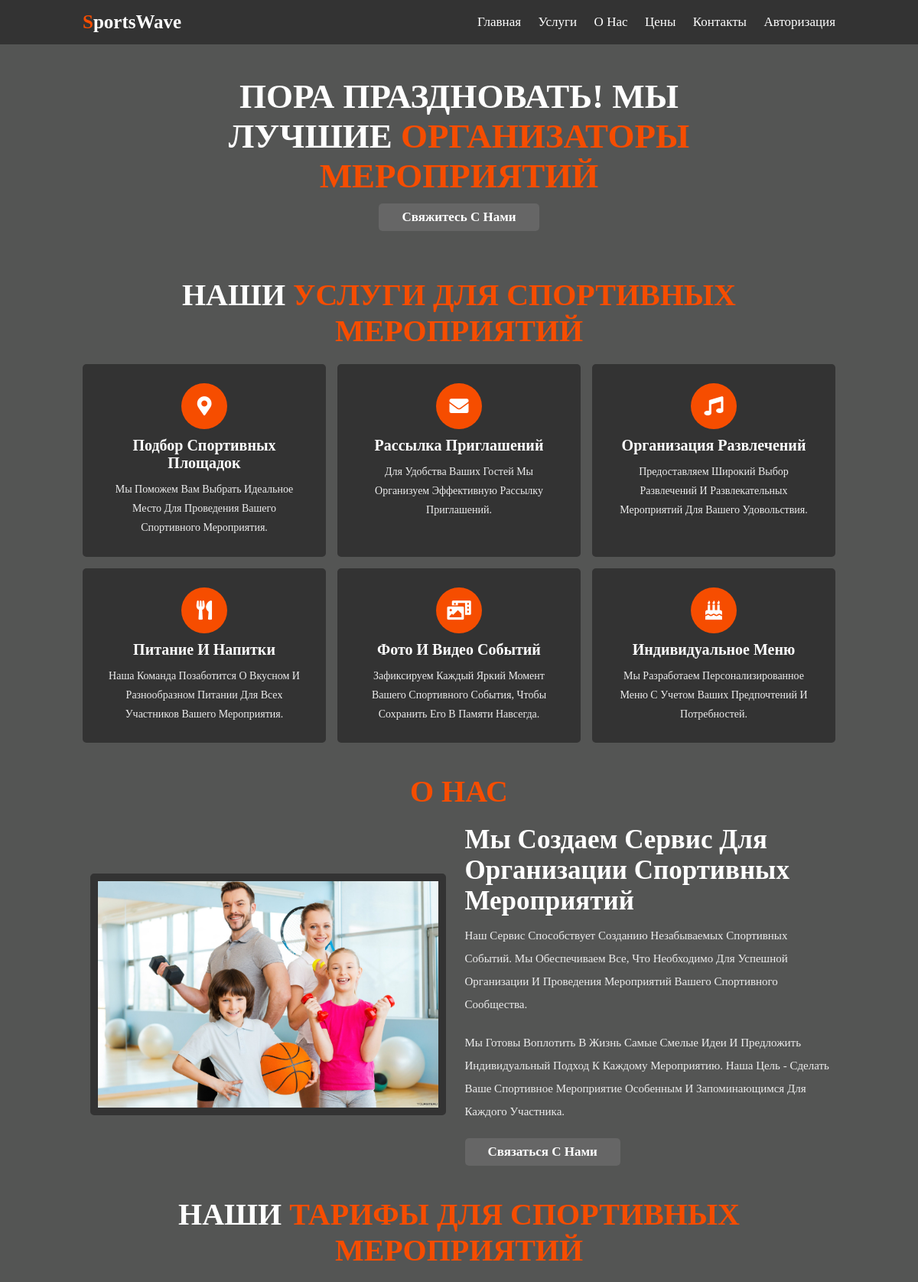
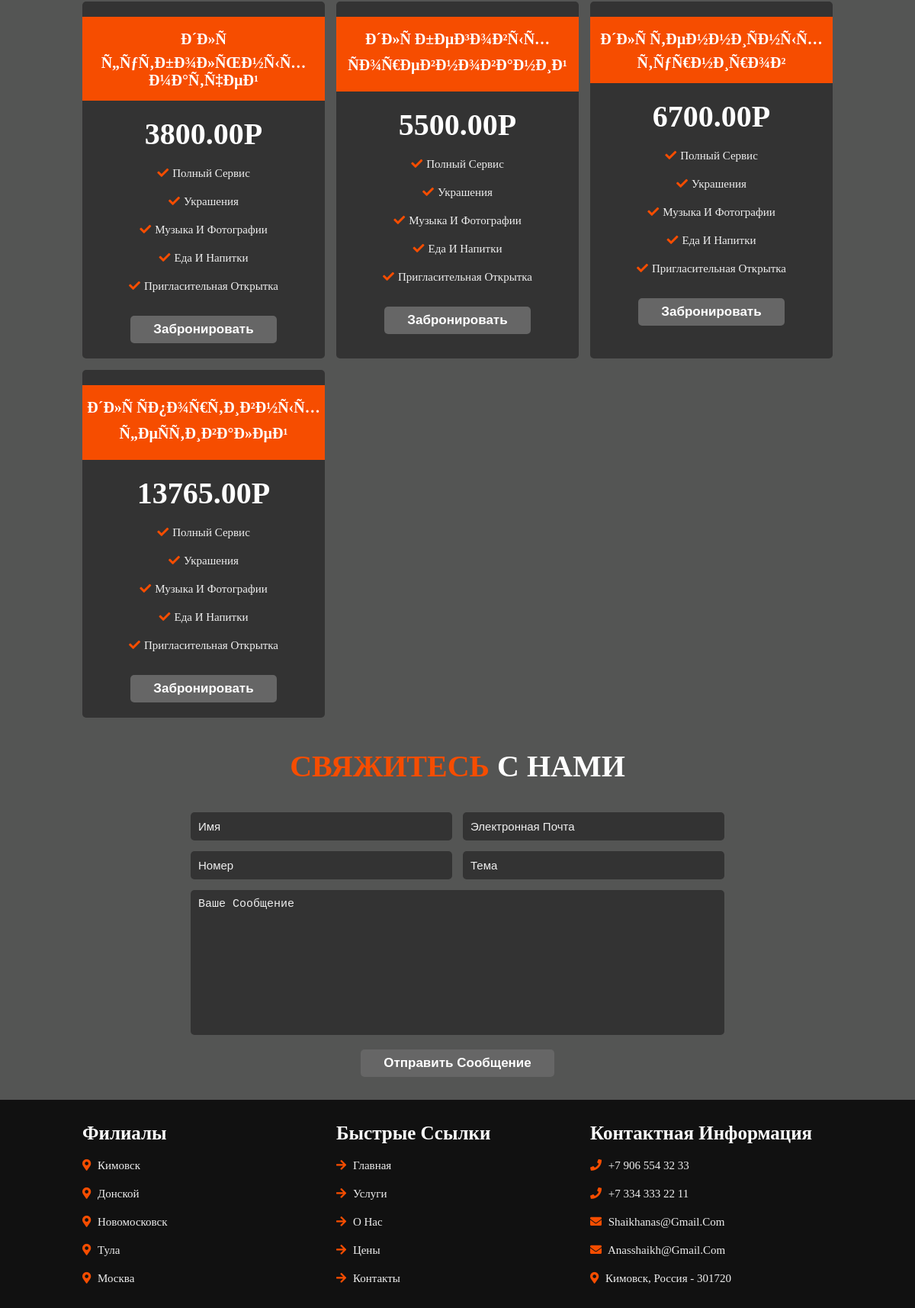
The page / (upper part) on the database its author committed (2 pictures, top to bottom).
### tables this page shows
CREATE TABLE `tariffs` (
  `id` int(11) NOT NULL,
  `event_type` varchar(255) DEFAULT NULL,
  `amount` decimal(10,2) DEFAULT NULL
);

### assets/pages/tools/price.php (the view, shortened to what this page needs)
<?php
include 'assets/pages/system_files/db_connect.php';
$query = "SELECT * FROM tariffs";
$result = mysqli_query($conn, $query);
?>
<section class="price" id="price">
    <h1 class="heading">Наши <span>тарифы для спортивных мероприятий</span></h1>
    <div class="box-container">
        <?php
        if (mysqli_num_rows($result) > 0) {
            while ($row = mysqli_fetch_assoc($result)) {
                echo '<div class="box">';
                echo '<h3 class="title">' . $row['event_type'] . '</h3>';
                echo '<h3 class="amount">' . $row['amount'] . 'Р</h3>';
                echo '<ul>';
                echo '<li><i class="fas fa-check"></i>Полный сервис</li>';
                echo '<li><i class="fas fa-check"></i>Украшения</li>';
                echo '<li><i class="fas fa-check"></i>Музыка и фотографии</li>';
                echo '<li><i class="fas fa-check"></i>Еда и напитки</li>';
                echo '<li><i class="fas fa-check"></i>Пригласительная открытка</li>';
                echo '</ul>';
                echo '<form method="POST" class="order-form">';
                echo '<button type="submit" class="btn order-btn">Забронировать</button>';
                echo '</form>';
                echo '</div>';
            }
        } else {
            echo "<p>Нет доступных тарифов.</p>";
        }
        ?>
    </div>
</section>

### assets/css/index/index.css (style rules this page uses)
:root { --main-color: #f64d00; }
* { margin:0; padding:0; box-sizing: border-box; outline: none; border:none; text-decoration: none; text-transform: capitalize; transition: .2s linear; }
html { font-size: 62.5%; overflow-x: hidden; scroll-padding-top: 7rem; scroll-behavior: smooth; }
body { background: rgb(84 85 84); }
section { padding:2rem 9%; }
.heading { text-align: center; padding-bottom: 2rem; color:#fff; text-transform: uppercase; font-size: 4rem; }
.heading span { color:var(--main-color); text-transform: uppercase; }
.btn { margin-top: 1rem; display: inline-block; padding:.8rem 3rem; font-size: 1.7rem; border-radius: .5rem; background: #666; color:#fff; cursor: pointer; font-weight: 600; }
.price .box-container { display: grid; grid-template-columns: repeat(auto-fit, minmax(25rem, 1fr)); gap:1.5rem; }
.price .box-container .box { padding:2rem 0; background:#333; border-radius: .5rem; text-align: center; }
.price .box-container .box .title { background:var(--main-color); color:#fff; padding:1.5rem 0; font-size: 2rem; }
.price .box-container .box .amount { color:#fff; padding-top: 2rem; font-size: 4rem; }
.price .box-container .box ul { list-style-type: none; padding:1rem 0; }
.price .box-container .box ul li { font-size: 1.5rem; color:#eee; padding:1rem 0; }
.price .box-container .box ul li i { color:var(--main-color); padding-right: .5rem; }

### rows shown on the page
tariffs: event_type "Ð´Ð»Ñ Ñ„ÑƒÑ‚Ð±Ð¾Ð»ÑŒÐ½Ñ‹Ñ… Ð¼Ð°Ñ‚Ñ‡ÐµÐ¹", amount "3800.00"
tariffs: event_type "Ð´Ð»Ñ Ð±ÐµÐ³Ð¾Ð²Ñ‹Ñ… ÑÐ¾Ñ€ÐµÐ²Ð½Ð¾Ð²Ð°Ð½Ð¸Ð¹", amount "5500.00"
tariffs: event_type "Ð´Ð»Ñ Ñ‚ÐµÐ½Ð½Ð¸ÑÐ½Ñ‹Ñ… Ñ‚ÑƒÑ€Ð½Ð¸Ñ€Ð¾Ð²", amount "6700.00"
tariffs: event_type "Ð´Ð»Ñ ÑÐ¿Ð¾Ñ€Ñ‚Ð¸Ð²Ð½Ñ‹Ñ… Ñ„ÐµÑÑ‚Ð¸Ð²Ð°Ð»ÐµÐ¹", amount "13765.00"
